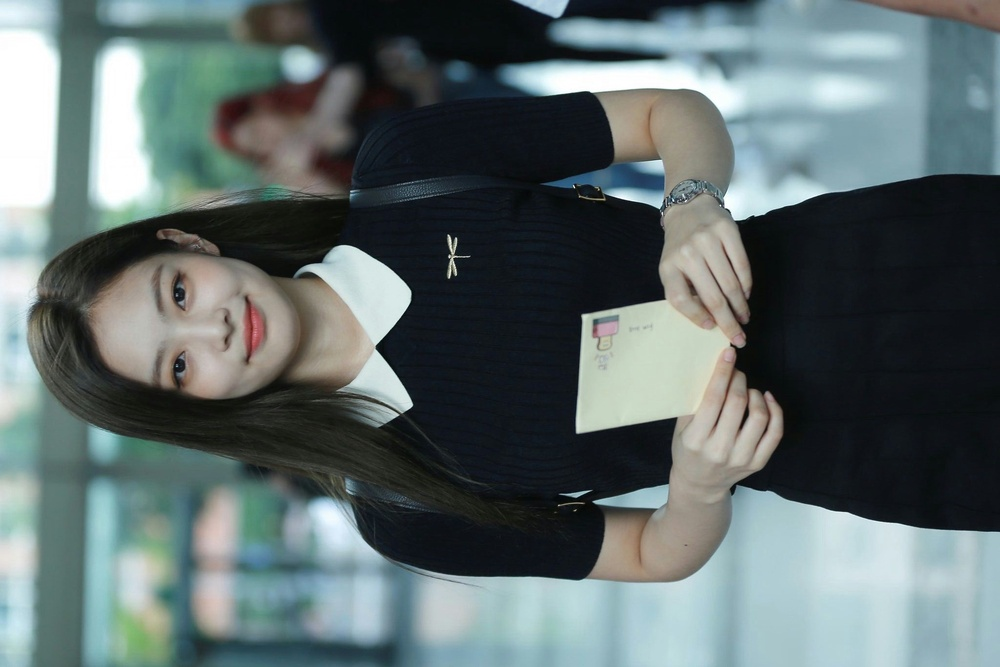
#> input picture 세미나(2)_0313/joyuri.jpg, 1000 x 667 px, shrunk from 2048 x 1365 before the run
$ python 1_practice.py
#> lines starting #> are read from the running program, lines starting #| are printed output that depends on the picture
import cv2
import sys

# OpenCV는 영상 데이터를 numpy.ndarray로 표현한다.
img_gray = cv2.imread('joyuri.jpg', cv2.IMREAD_GRAYSCALE)
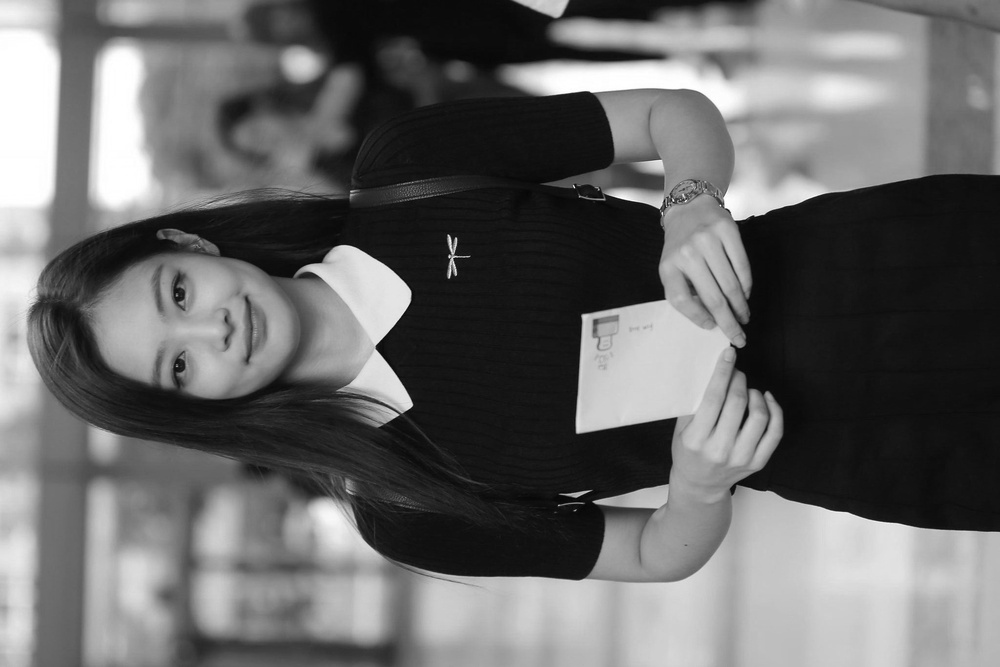
#> img_gray: shape (667, 1000); min 0, max 255, mean 104.5
img_color= cv2.imread('joyuri.jpg', cv2.IMREAD_COLOR)
#> img_color is the input picture: shape (667, 1000, 3); mean B, G, R 108.6, 108.4, 95.4

# 예외 처리부분
if img_gray is None or img_color is None:
    print('Image load failed!')
    sys.exit()

# (h,w) or (h,w,3)
print('type(img_gray):', type(img_gray))
#| type(img_gray): <class 'numpy.ndarray'>
print('img_gray.shape:', img_gray.shape)
#| img_gray.shape: (667, 1000)
print('img_color.shape:', img_color.shape)
#| img_color.shape: (667, 1000, 3)
print('img_gray.dtype:', img_gray.dtype)
#| img_gray.dtype: uint8
print('img_color.dype:', img_color.dtype)
#| img_color.dype: uint8

# 영상의 크기 참조
h, w= img_color.shape[:2]
#> h = 667; w = 1000
print('img_color size: {} x {}' .format(w,h))
#| img_color size: 1000 x 667

if len(img_gray.shape) ==2:
    print('img_gray is a grayscale image')
elif len(img_gray.shape) ==3:
    print('img_gray is a truecolor image')

cv2.imshow('img_gray', img_gray)
cv2.imshow('img_color', img_color)
cv2.waitKey()
cv2.destroyAllWindows()

print("add")
print("add2")
